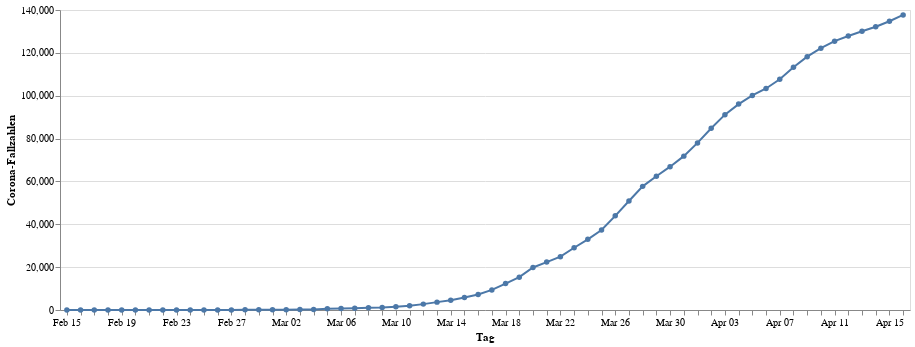

Here is the notebook cell this chart was saved with:
### Code cell
infections = alt.Chart(data).mark_line(point=True).encode(
    alt.X("monthdate(day):O", title="Tag"),
    alt.Y("cases:Q", title="Corona-Fallzahlen"))
infections.properties(width=850, height=300)

### Figure 1 — Vega-Lite specification as saved in the notebook (floating-point values rounded to 4 significant figures)
{"config": {"view": {"continuousWidth": 400, "continuousHeight": 300}}, "data": {"name": "data-93c6af96394a086b0f007505dae1be29"}, "mark": {"type": "line", "point": true}, "encoding": {"x": {"type": "ordinal", "field": "day", "timeUnit": "monthdate", "title": "Tag"}, "y": {"type": "quantitative", "field": "cases", "title": "Corona-Fallzahlen"}}, "height": 300, "width": 850, "$schema": "https://vega.github.io/schema/vega-lite/v4.0.2.json", "datasets": {"data-93c6af96394a086b0f007505dae1be29": [{"day": "2020-02-15T00:00:00", "cases": 16}, {"day": "2020-02-16T00:00:00", "cases": 16}, {"day": "2020-02-17T00:00:00", "cases": 16}, {"day": "2020-02-18T00:00:00", "cases": 16}, {"day": "2020-02-19T00:00:00", "cases": 16}, {"day": "2020-02-20T00:00:00", "cases": 16}, {"day": "2020-02-21T00:00:00", "cases": 16}, {"day": "2020-02-22T00:00:00", "cases": 16}, {"day": "2020-02-23T00:00:00", "cases": 16}, {"day": "2020-02-24T00:00:00", "cases": 16}, {"day": "2020-02-25T00:00:00", "cases": 18}, {"day": "2020-02-26T00:00:00", "cases": 26}, {"day": "2020-02-27T00:00:00", "cases": 48}, {"day": "2020-02-28T00:00:00", "cases": 74}, {"day": "2020-02-29T00:00:00", "cases": 79}, {"day": "2020-03-01T00:00:00", "cases": 130}, {"day": "2020-03-02T00:00:00", "cases": 165}, {"day": "2020-03-03T00:00:00", "cases": 203}, {"day": "2020-03-04T00:00:00", "cases": 262}, {"day": "2020-03-05T00:00:00", "cases": 545}, {"day": "2020-03-06T00:00:00", "cases": 670}, {"day": "2020-03-07T00:00:00", "cases": 800}, {"day": "2020-03-08T00:00:00", "cases": 1040}, {"day": "2020-03-09T00:00:00", "cases": 1224}, {"day": "2020-03-10T00:00:00", "cases": 1565}, {"day": "2020-03-11T00:00:00", "cases": 1966}, {"day": "2020-03-12T00:00:00", "cases": 2745}, {"day": "2020-03-13T00:00:00", "cases": 3675}, {"day": "2020-03-14T00:00:00", "cases": 4599}, {"day": "2020-03-15T00:00:00", "cases": 5813}, {"day": "2020-03-16T00:00:00", "cases": 7272}, {"day": "2020-03-17T00:00:00", "cases": 9367}, {"day": "2020-03-18T00:00:00", "cases": 12327}, {"day": "2020-03-19T00:00:00", "cases": 15320}, {"day": "2020-03-20T00:00:00", "cases": 19848}, {"day": "2020-03-21T00:00:00", "cases": 22364}, {"day": "2020-03-22T00:00:00", "cases": 24873}, {"day": "2020-03-23T00:00:00", "cases": 29056}, {"day": "2020-03-24T00:00:00", "cases": 32991}, {"day": "2020-03-25T00:00:00", "cases": 37323}, {"day": "2020-03-26T00:00:00", "cases": 43938}, {"day": "2020-03-27T00:00:00", "cases": 50871}, {"day": "2020-03-28T00:00:00", "cases": 57695}, {"day": "2020-03-29T00:00:00", "cases": 62435}, {"day": "2020-03-30T00:00:00", "cases": 66885}, {"day": "2020-03-31T00:00:00", "cases": 71808}, {"day": "2020-04-01T00:00:00", "cases": 77981}, {"day": "2020-04-02T00:00:00", "cases": 84794}, {"day": "2020-04-03T00:00:00", "cases": 91159}, {"day": "2020-04-04T00:00:00", "cases": 96092}, {"day": "2020-04-05T00:00:00", "cases": 100123}, {"day": "2020-04-06T00:00:00", "cases": 103375}, {"day": "2020-04-07T00:00:00", "cases": 107663}, {"day": "2020-04-08T00:00:00", "cases": 113296}, {"day": "2020-04-09T00:00:00", "cases": 118235}, {"day": "2020-04-10T00:00:00", "cases": 122171}, {"day": "2020-04-11T00:00:00", "cases": 125452}, {"day": "2020-04-12T00:00:00", "cases": 127854}, {"day": "2020-04-13T00:00:00", "cases": 130072}, {"day": "2020-04-14T00:00:00", "cases": 132210}, {"day": "2020-04-15T00:00:00", "cases": 134753}, {"day": "2020-04-16T00:00:00", "cases": 137698}]}}
